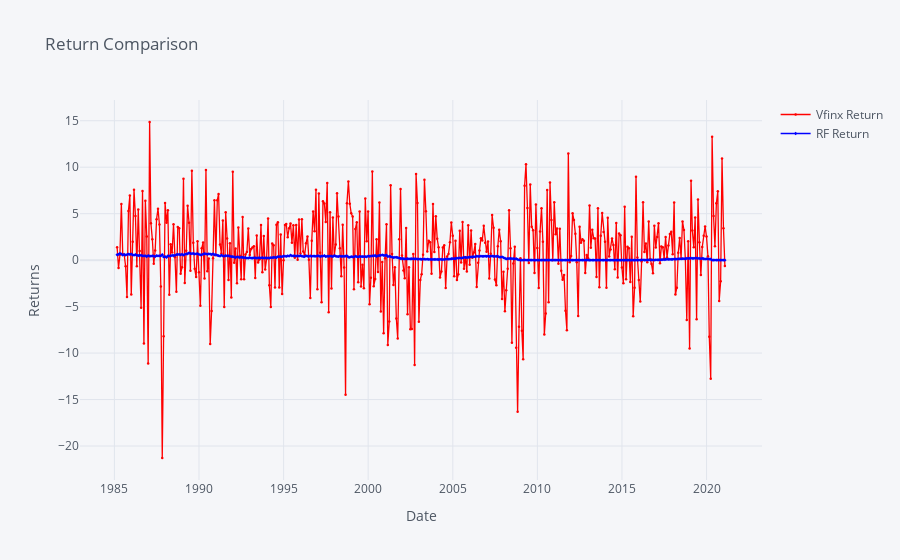
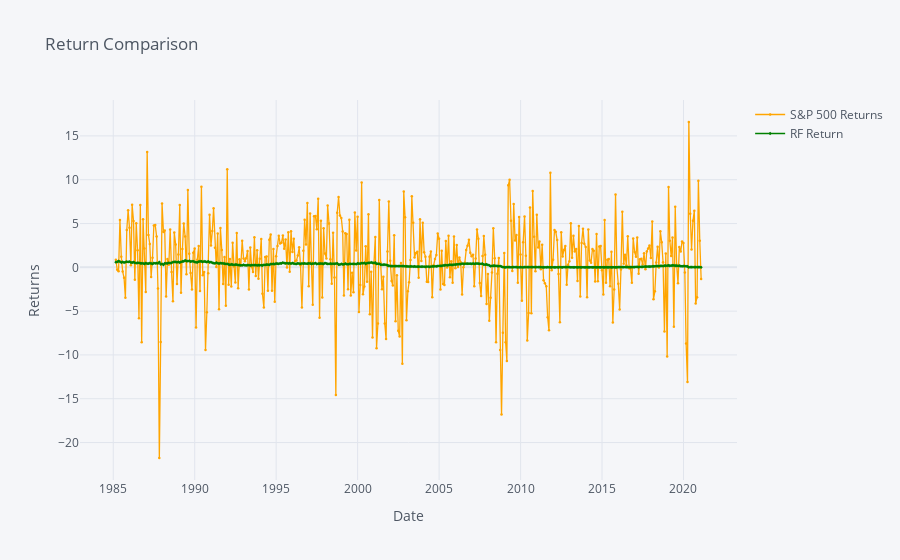
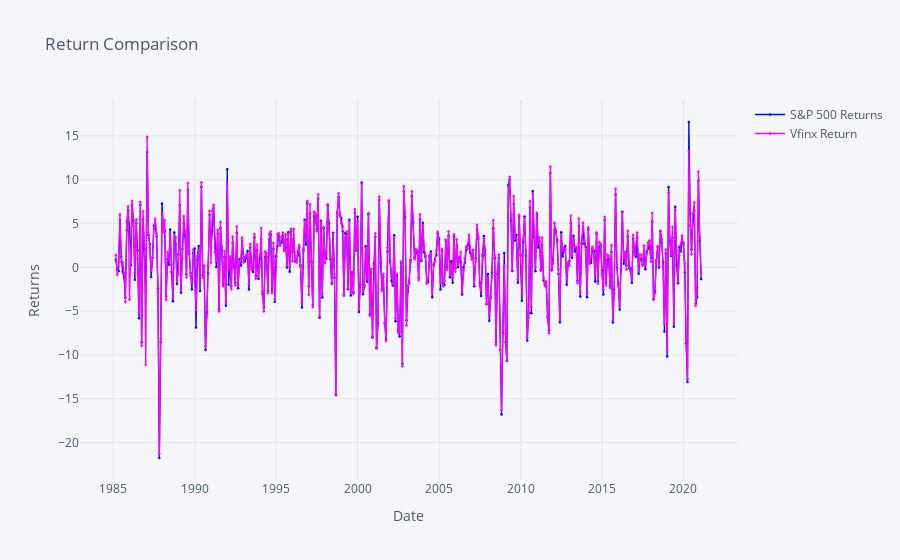

The cell these charts' notebook holds for them, in order:
### Code cell
vfinx_return = df_n.set_index('Date')
return_df = pd.merge(vfinx_return,gspc,on = 'Date')
return_df = return_df[['R','RF','Percent Return']]
return_df.columns = ['Vfinx Return','RF Return','S&P 500 Returns']
plyo.iplot(  
    return_df[['Vfinx Return','RF Return']].iplot(asFigure=True,
                    title='Return Comparison',  
                     xTitle='Date',  
                     yTitle='Returns',
                    mode={'Vfinx Return': 'lines+markers','RF Return' : 'lines+markers'},  
             symbol={'Vfinx Return': 'circle', 'RF Return' : 'diamond'},  
             size=2.5,  
             colors={'Vfinx Return': 'red', 'RF Return' : 'blue'}, ),)
plyo.iplot(  
    return_df[['S&P 500 Returns','RF Return']].iplot(asFigure=True,
                    title='Return Comparison',  
                     xTitle='Date',  
                     yTitle='Returns',
                    mode={'S&P 500 Returns': 'lines+markers','RF Return' : 'lines+markers'},  
             symbol={'S&P 500 Returns': 'circle', 'RF Return' : 'diamond'},  
             size=2.5,  
             colors={'S&P 500 Returns': 'orange', 'RF Return' : 'green'}, ),)
plyo.iplot(  
    return_df[['S&P 500 Returns','Vfinx Return']].iplot(asFigure=True,
                    title='Return Comparison',  
                     xTitle='Date',  
                     yTitle='Returns',
                    mode={'S&P 500 Returns': 'lines+markers','Vfinx Return' : 'lines+markers'},  
             symbol={'S&P 500 Returns': 'circle', 'Vfinx Return' : 'diamond'},  
             size=2.5,  
             colors={'S&P 500 Returns': 'blue', 'Vfinx Return' : 'magenta'}, ),)

### Figure 1 — Plotly figure (JSON) as saved in the notebook; plotly's stock layout.template omitted (floating-point values rounded to 4 significant figures; data arrays with more than 128 entries replaced by an {"elided": "..."} marker saying what was removed)
{"data": [{"line": {"color": "red", "dash": "solid", "shape": "linear", "width": 1.3}, "marker": {"size": 2.5, "symbol": "circle"}, "mode": "lines+markers", "name": "Vfinx Return", "text": "", "type": "scatter", "x": {"elided": "432 str values"}, "y": {"elided": "432 float values"}}, {"line": {"color": "blue", "dash": "solid", "shape": "linear", "width": 1.3}, "marker": {"size": 2.5, "symbol": "diamond"}, "mode": "lines+markers", "name": "RF Return", "text": "", "type": "scatter", "x": {"elided": "432 str values"}, "y": {"elided": "432 float values"}}], "layout": {"legend": {"bgcolor": "#F5F6F9", "font": {"color": "#4D5663"}}, "paper_bgcolor": "#F5F6F9", "plot_bgcolor": "#F5F6F9", "title": {"font": {"color": "#4D5663"}, "text": "Return Comparison"}, "xaxis": {"gridcolor": "#E1E5ED", "showgrid": true, "tickfont": {"color": "#4D5663"}, "title": {"font": {"color": "#4D5663"}, "text": "Date"}, "zerolinecolor": "#E1E5ED"}, "yaxis": {"gridcolor": "#E1E5ED", "showgrid": true, "tickfont": {"color": "#4D5663"}, "title": {"font": {"color": "#4D5663"}, "text": "Returns"}, "zerolinecolor": "#E1E5ED"}}}

### Figure 2 — Plotly figure (JSON) as saved in the notebook; plotly's stock layout.template omitted (floating-point values rounded to 4 significant figures; data arrays with more than 128 entries replaced by an {"elided": "..."} marker saying what was removed)
{"data": [{"line": {"color": "orange", "dash": "solid", "shape": "linear", "width": 1.3}, "marker": {"size": 2.5, "symbol": "circle"}, "mode": "lines+markers", "name": "S&P 500 Returns", "text": "", "type": "scatter", "x": {"elided": "432 str values"}, "y": {"elided": "432 float values"}}, {"line": {"color": "green", "dash": "solid", "shape": "linear", "width": 1.3}, "marker": {"size": 2.5, "symbol": "diamond"}, "mode": "lines+markers", "name": "RF Return", "text": "", "type": "scatter", "x": {"elided": "432 str values"}, "y": {"elided": "432 float values"}}], "layout": {"legend": {"bgcolor": "#F5F6F9", "font": {"color": "#4D5663"}}, "paper_bgcolor": "#F5F6F9", "plot_bgcolor": "#F5F6F9", "title": {"font": {"color": "#4D5663"}, "text": "Return Comparison"}, "xaxis": {"gridcolor": "#E1E5ED", "showgrid": true, "tickfont": {"color": "#4D5663"}, "title": {"font": {"color": "#4D5663"}, "text": "Date"}, "zerolinecolor": "#E1E5ED"}, "yaxis": {"gridcolor": "#E1E5ED", "showgrid": true, "tickfont": {"color": "#4D5663"}, "title": {"font": {"color": "#4D5663"}, "text": "Returns"}, "zerolinecolor": "#E1E5ED"}}}

### Figure 3 — Plotly figure (JSON) as saved in the notebook; plotly's stock layout.template omitted (floating-point values rounded to 4 significant figures; data arrays with more than 128 entries replaced by an {"elided": "..."} marker saying what was removed)
{"data": [{"line": {"color": "blue", "dash": "solid", "shape": "linear", "width": 1.3}, "marker": {"size": 2.5, "symbol": "circle"}, "mode": "lines+markers", "name": "S&P 500 Returns", "text": "", "type": "scatter", "x": {"elided": "432 str values"}, "y": {"elided": "432 float values"}}, {"line": {"color": "magenta", "dash": "solid", "shape": "linear", "width": 1.3}, "marker": {"size": 2.5, "symbol": "diamond"}, "mode": "lines+markers", "name": "Vfinx Return", "text": "", "type": "scatter", "x": {"elided": "432 str values"}, "y": {"elided": "432 float values"}}], "layout": {"legend": {"bgcolor": "#F5F6F9", "font": {"color": "#4D5663"}}, "paper_bgcolor": "#F5F6F9", "plot_bgcolor": "#F5F6F9", "title": {"font": {"color": "#4D5663"}, "text": "Return Comparison"}, "xaxis": {"gridcolor": "#E1E5ED", "showgrid": true, "tickfont": {"color": "#4D5663"}, "title": {"font": {"color": "#4D5663"}, "text": "Date"}, "zerolinecolor": "#E1E5ED"}, "yaxis": {"gridcolor": "#E1E5ED", "showgrid": true, "tickfont": {"color": "#4D5663"}, "title": {"font": {"color": "#4D5663"}, "text": "Returns"}, "zerolinecolor": "#E1E5ED"}}}
